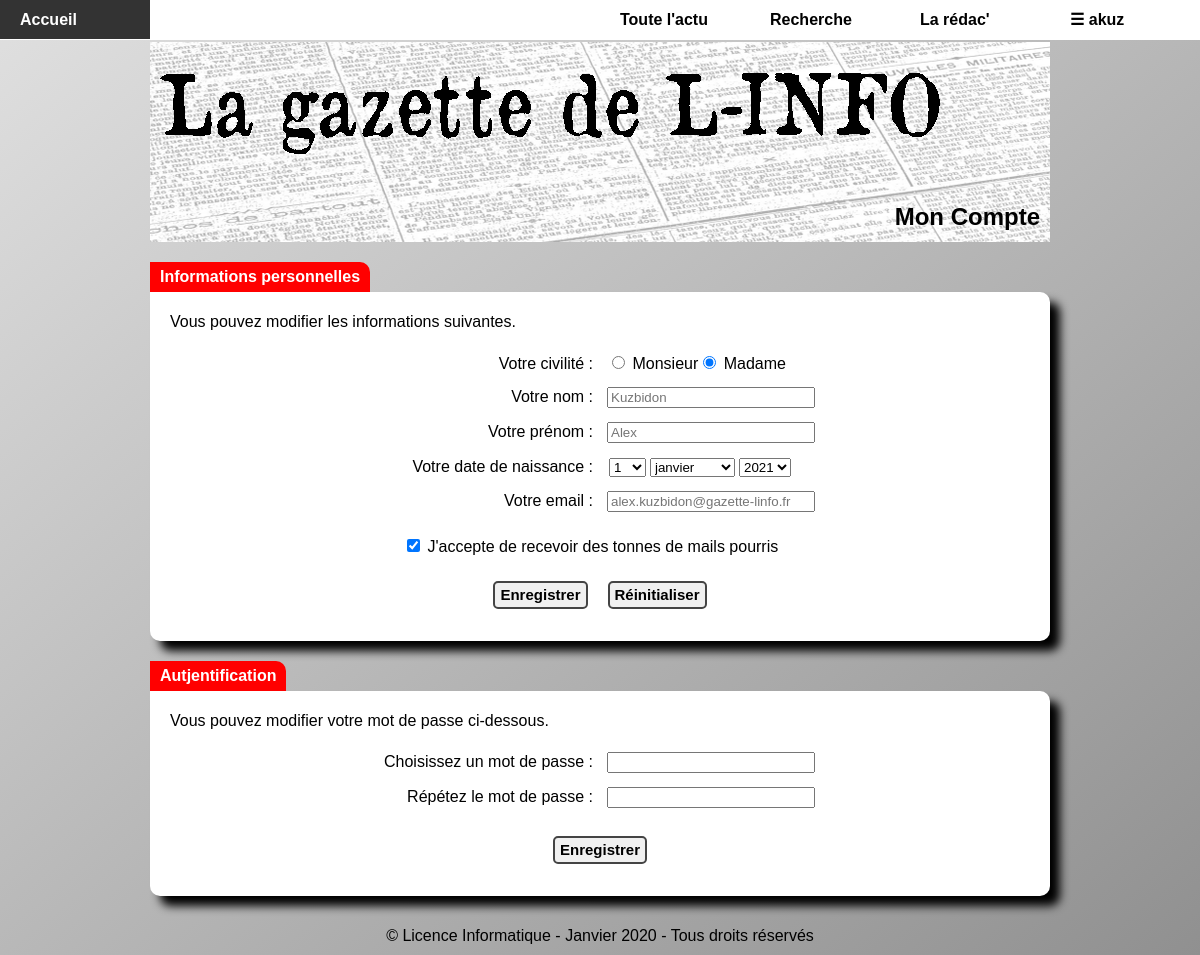
Screenshot of /php/compte.php (signed in) with the database file from the repository.
### tables this page shows
CREATE TABLE `utilisateur` (
  `utPseudo` char(20) NOT NULL,
  `utNom` char(50) NOT NULL,
  `utPrenom` char(60) NOT NULL,
  `utEmail` char(255) NOT NULL,
  `utPasse` char(255) NOT NULL,
  `utDateNaissance` int(8) unsigned NOT NULL,
  `utStatut` tinyint(1) unsigned NOT NULL DEFAULT '0',
  `utCivilite` ENUM('h','f') NOT NULL,
  `utMailsPourris` tinyint(1) unsigned NOT NULL DEFAULT '0',
  PRIMARY KEY(`utPseudo`),
  UNIQUE KEY utEmail (`utEmail`)
);

### php/bibli_generale.php (the view, shortened to what this page needs)
<?php
function em_get_tableau_mois(){
    return array('Janvier', 'Février', 'Mars', 'Avril', 'Mai', 'Juin', 'Juillet', 'Août', 'Septembre', 'Octobre', 'Novembre', 'Décembre');
}
function em_aff_liste($nom, $options, $defaut) {
    echo '<select name="', $nom, '">';
    foreach ($options as $valeur => $libelle) {
        echo '<option value="', $valeur, '"', (($defaut == $valeur) ? ' selected' : '') ,'>', $libelle, '</option>';
    }
    echo '</select>';
}
function em_aff_liste_mois($nom, $defaut) {
    $mois = em_get_tableau_mois();
    $m = array();
    foreach ($mois as $k => $v) {
        $m[$k+1] = mb_strtolower($v, 'UTF-8');
    }
    em_aff_liste($nom, $m, $defaut);
}
function em_aff_liste_nombre($nom, $min, $max, $pas, $defaut) {
    echo '<select name="', $nom, '">';
    if ($pas > 0) {
        for ($i=$min; $i <= $max; $i += $pas) {
            echo '<option value="', $i, '"', (($defaut == $i) ? ' selected' : '') ,'>', $i, '</option>';
        }
    }
    else {
        for ($i=$max; $i >= $min; $i += $pas) {
            echo '<option value="', $i, '"', (($defaut == $i) ? ' selected' : '') ,'>', $i, '</option>';
        }
    }
    echo '</select>';
}
function em_aff_listes_date($name, $annee_min, $annee_max, $j_s = 0, $m_s = 0, $a_s = 0, $pas_annee = -1){
    list($jj, $mm, $aa) = explode('-', date('j-n-Y'));
    em_aff_liste_nombre("{$name}_j", 1, 31, 1, $j_s ? $j_s : $jj);
    em_aff_liste_mois("{$name}_m", $m_s ? $m_s : $mm);
    em_aff_liste_nombre("{$name}_a", $annee_min, $annee_max, $pas_annee, $a_s ? $a_s : $aa);
}
function em_aff_ligne_date($libelle, $name, $annee_debut, $annee_fin, $j_s = 0, $m_s = 0, $a_s = 0, $pas_annee = -1){
    echo '<tr>', '<td>', $libelle, '</td>', '<td>';
    em_aff_listes_date($name, $annee_debut, $annee_fin, $j_s, $m_s, $a_s, $pas_annee);
    echo '</td>', '</tr>';
}
function em_aff_ligne_input($type, $libelle, $name, $value = '', $attributs = array(), $prefix_id = 'text'){
    echo    '<tr>',
                '<td><label for="', $prefix_id, $name, '">', $libelle, '</label></td>',
                '<td><input type="', $type, '" name="', $name, '" id="', $prefix_id, $name, '" value="', $value,'"';
    foreach ($attributs as $cle => $value){
        echo ' ', $cle, ($value ? "='{$value}'" : '');
    }
    echo '></td></tr>';
}
function em_aff_input_radio($name, $options, $defaut, $attributs = array()){
    foreach ($options as $valeur => $libelle){
        echo '<label><input type="radio" name="', $name, '" value="', $valeur, '"',
        ($valeur == $defaut ? ' checked' : $defaut);
        foreach ($attributs as $cle => $value){
            echo ' ', $cle, ($value ? "='{$value}'" : '');
        }
        echo '> ',$libelle, '</label>';
    }
}
function em_aff_ligne_input_radio($libelle, $name, $options, $defaut, $attributs = array()){
    echo '<tr>',
            '<td>', $libelle, '</td>',
            '<td>';
    em_aff_input_radio($name, $options, $defaut, $attributs);
    echo '</td></tr>';
}
function em_aff_input_checkbox($libelle, $name, $value = 1, $attributs=array()){
    echo '<label><input type="checkbox" name="', $name, '" value="', $value, '"';
    foreach ($attributs as $cle => $value){
        echo ' ', $cle, ($value ? "='{$value}'" : '');
    }
    echo '> ', $libelle, '</label>';
}
?>

### styles/gazette.css (style rules this page uses)
html, body, div, span, applet, object, iframe, h1, h2, h3, h4, h5, h6, p, blockquote, pre, a, abbr, acronym, address, big, cite, code, del, dfn, em, img, ins, kbd, q, s, samp, small, strike, strong, sub, sup, tt, var, b, u, i, center, dl, dt, dd, ol, ul, li, fieldset, form, label, legend, table, caption, tbody, tfoot, thead, tr, th, td, article, aside, canvas, details, embed, figure, figcaption, footer, header, hgroup, menu, nav, output, ruby, section, summary, time, mark, audio, video { margin: 0; padding: 0; border: 0; font-size: 100%; font: inherit; vertical-align: baseline; }
body { line-height: 1; }
body { font-family: Trebuchet, arial, verdana, sans-serif; line-height: 1.2; background: #EEE; background: linear-gradient(to bottom right, #E0E0E0, #909090); }
form input[type=text], form input[type=email], form input[type=password] { width: 200px; }
form select { margin: 0 2px; }
form table td { padding: 7px; width: 250px; }
form td:first-child:not(:only-child) { text-align: right; }
form td[colspan] label { text-align: left; display: block; margin: 10px 10px 10px 60px; }

### rows the page displays
utilisateur: nom "Kuzbidon", prenom "Alex", email "alex.kuzbidon@gazette-linfo.fr"

### other values shown
$pseudo "akuz"
$h1 "Mon Compte"
$libelle "Votre civilité :"
$libelle "Monsieur"
$libelle "Madame"
$libelle "Votre nom : Votre prénom : Votre email : Choisissez un mot de passe : Répétez le mot de passe :"
$libelle "Votre date de naissance :"
$libelle "J'accepte de recevoir des tonnes de mails pourris"
form field naissance_j "1"
form field naissance_m "janvier"
form field naissance_a "2021"
